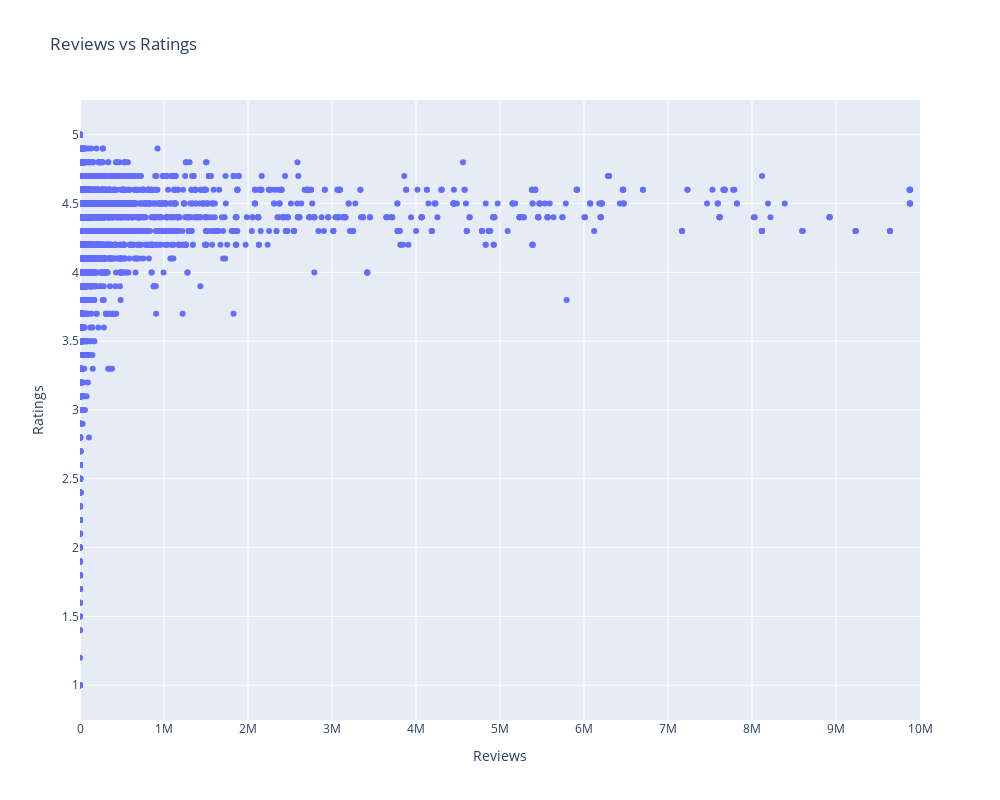

Here is the notebook cell this chart was saved with:
### Markdown cell above
> Finding-4 
> <br>
> Most of application in this store have less than 1M in reviews.
> Obviously, well-known applictions have a lot of reviews

### Code cell
import plotly.graph_objs as go

reviews= list(df["Reviews"])
ratings= list(df["Rating"])


# Create the scatter plot
data = [go.Scatter(x=reviews, y=ratings, mode='markers')]


# Create the layout
layout = go.Layout(title='Reviews vs Ratings',
                   xaxis=dict(title='Reviews', range=[0,10000000]),
                   yaxis=dict(title='Ratings'),
                   width=1000,
                   height=800
                   
                   )

fig = go.Figure(data=data, layout=layout)

fig.show()

### Figure 1 — Plotly figure (JSON) as saved in the notebook; plotly's stock layout.template omitted (floating-point values rounded to 4 significant figures; data arrays with more than 128 entries replaced by an {"elided": "..."} marker saying what was removed)
{"data": [{"mode": "markers", "type": "scatter", "x": {"elided": "9360 int values"}, "y": {"elided": "9360 float values"}}], "layout": {"height": 800, "title": {"text": "Reviews vs Ratings"}, "width": 1000, "xaxis": {"range": [0, 10000000], "title": {"text": "Reviews"}}, "yaxis": {"title": {"text": "Ratings"}}}}
